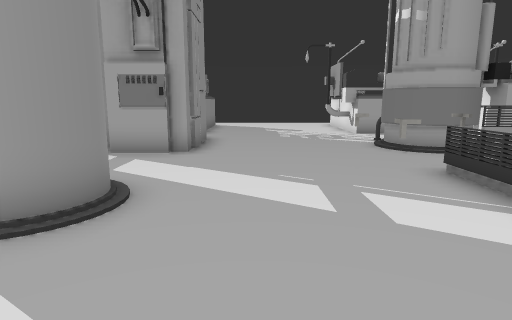
View 1 (above)

22 first-person views from a walk through a Unity game level. The camera is 1.3 m above the floor, tilts 10° down and sees 75° across. The floor is counted in squares, 1 m on a side. Each view is taken from the middle of a square. On the plan, view 1 faces up. The plan holds only what a view shows up to about 14 squares ahead; the rest is blank. Some surface patterns are stand-ins.

View 2
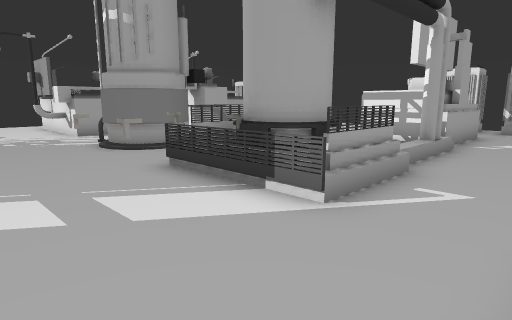

View 3
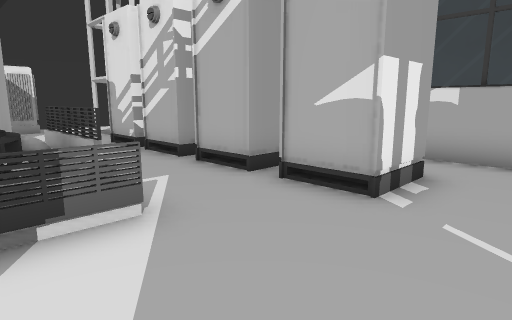

View 4
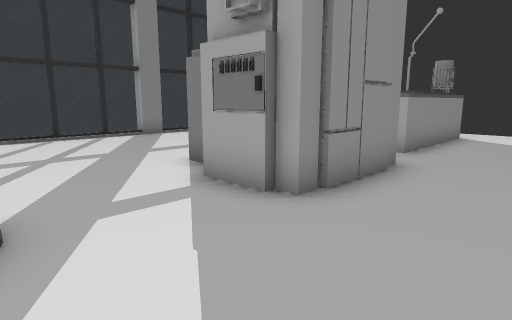

View 5
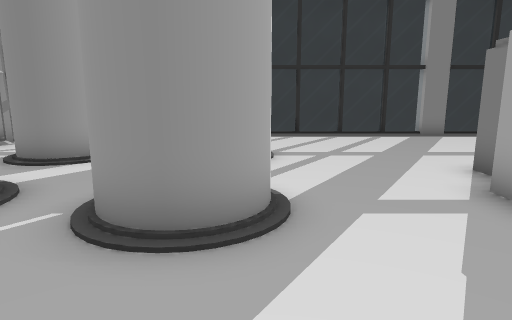

View 6
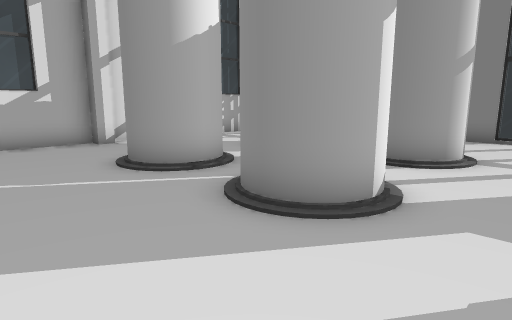

View 7
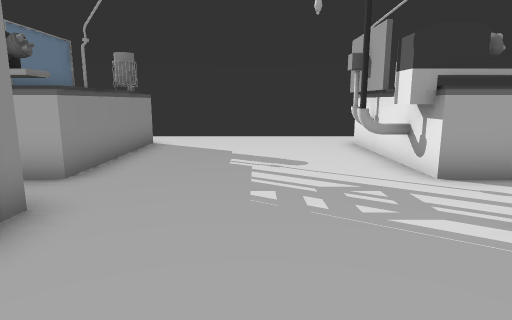

View 8
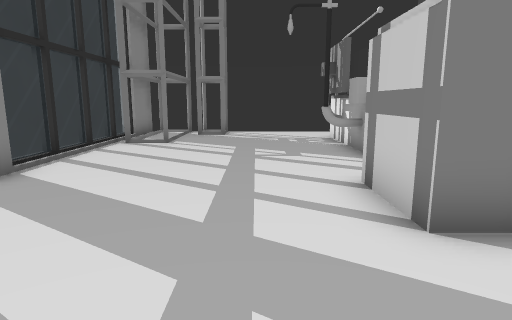

View 9
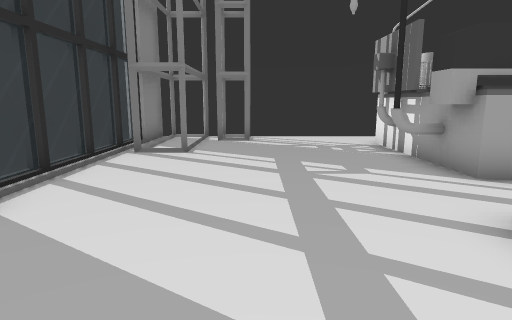

View 10
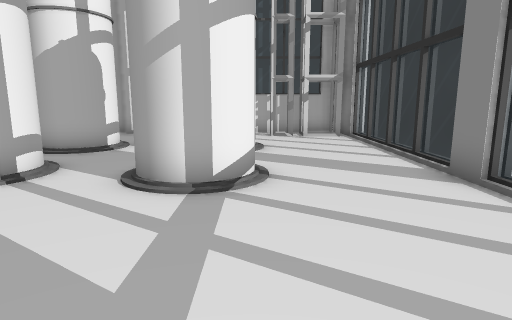

View 11
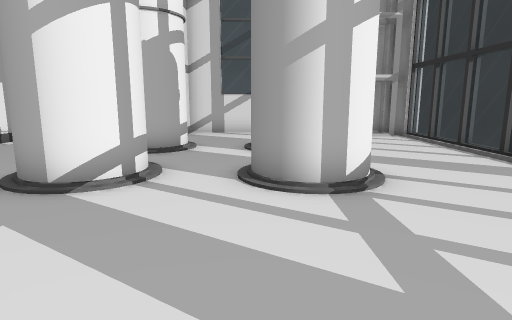

View 12
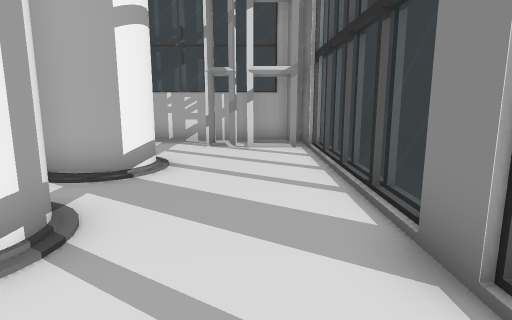

View 13
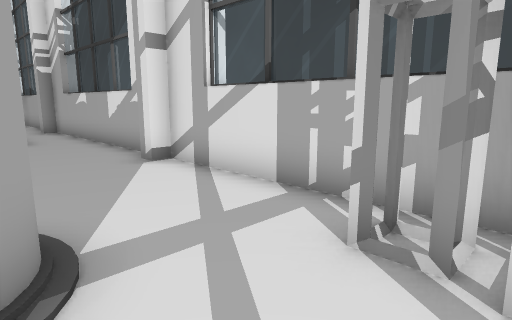

View 14
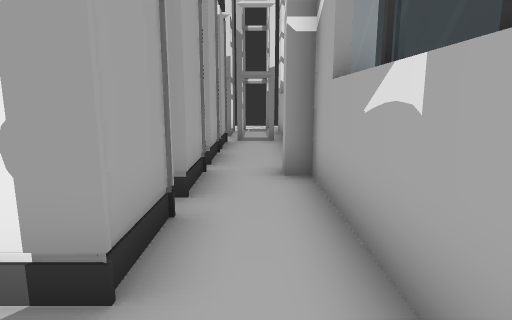

View 15
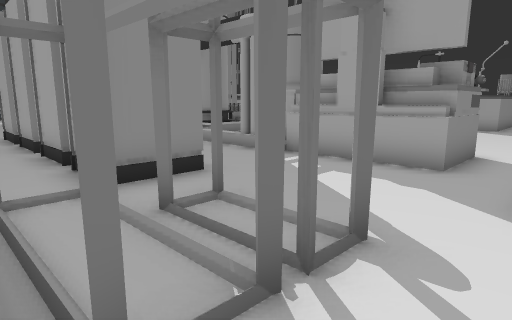

View 16
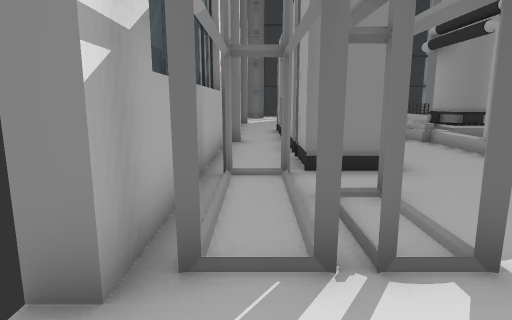

View 17
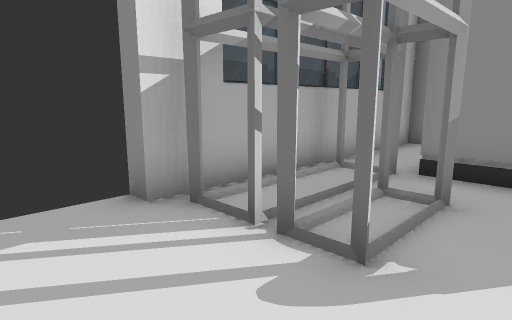

View 18
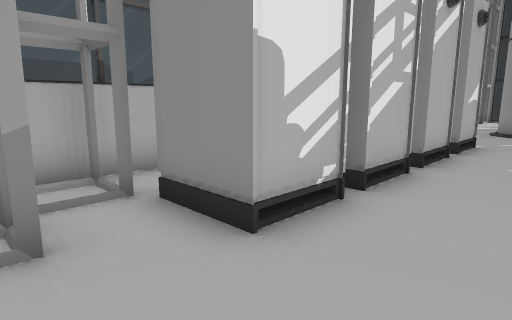

View 19
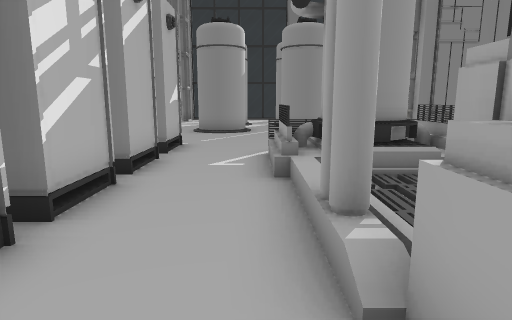

View 20
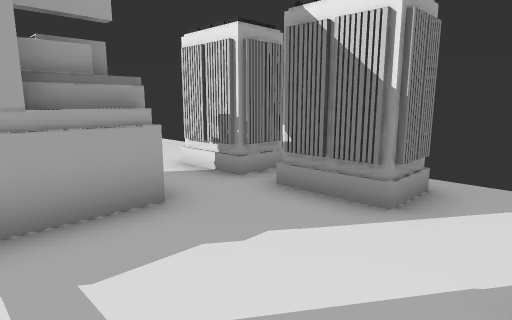

View 21
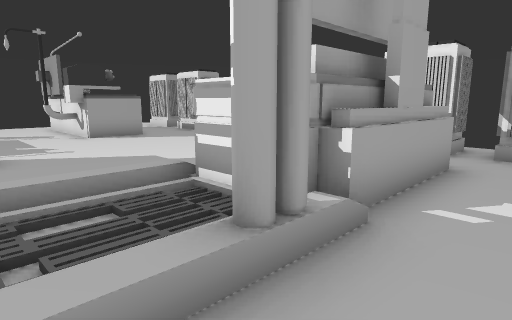

View 22
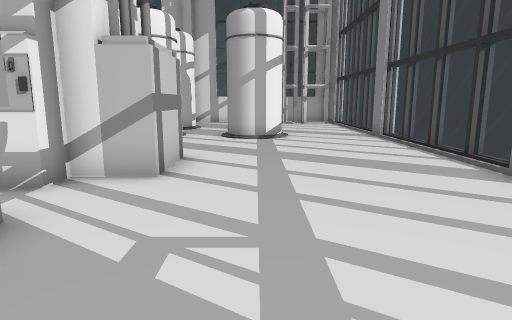

### Floor plan
Key: @ floor where view 1 was taken; # wall or solid block; . floor; / step, stairs or slope; = window, fence, low wall or low ledge; ^ raised ledge; O other object.
Columns run from 12 left of view 1 to 17 right of it. Each row starts with its distance up from view 1.
 21     #
 20 ## ##............
 19 # .##............
 18 =#......OOO.....OO   ..
 17 =##....OOOO.....O    ..O
 16  .......O O.....O    ..#
 15 =......OO O....OO    .OO
 14 =......OOOO.....OO   ..OOO.
 13 =.................   ......
 12 #.......###.......  .......
 11 =......####.....O   .......
 10 =......## #.....#  OO......
  9 =......####.....###O.......
  8 =.................  ..... .
  7 =................         ....
  6 =...............#=  ///   ....
  5 #...OOO.OOO.....###///^   #.#O
  4 =...OOO.OOO.....###...#####.#
  3 =....O...O......=#=..##^##^.OO
  2 =...............=...........#O
  1 =...OOO.OOO.................##
  0 =...OOO.OOO.@.OO.OOOOOO.......
 -1 =.............OOOOOOOOOO...#.
 -2 =.............OOOOOOOOOO.#....
 -3 ####..........................
 -4  ###########################..
 -5                            #

Positions as (right, up) in squares from view 1, and headings:
1: (0, 0), facing up
2: (0, 0), facing up-right
3: (0, 4), facing down-right
4: (1, 5), facing up-left
5: (1, 5), facing left
6: (1, 7), facing down-left
7: (1, 8), facing up
8: (-7, 6), facing up
9: (-8, 8), facing up
10: (-8, 10), facing down
11: (-6, 10), facing down
12: (-10, 7), facing down
13: (-10, 0), facing down-right
14: (0, -3), facing right
15: (16, -4), facing up-left
16: (17, -3), facing left
17: (17, 0), facing down-left
18: (13, 2), facing down-left
19: (12, 2), facing left
20: (12, -1), facing up-right
21: (7, 1), facing up-right
22: (-7, 17), facing down
